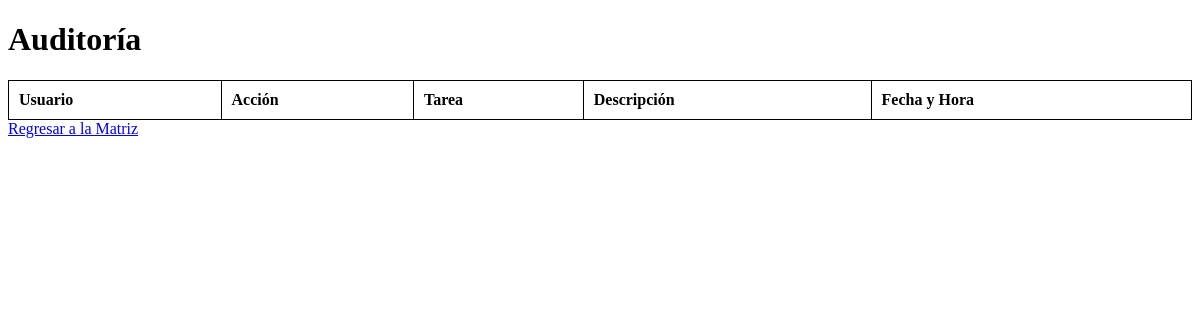
Page /audit-log/ (signed in) on the earlier database version.
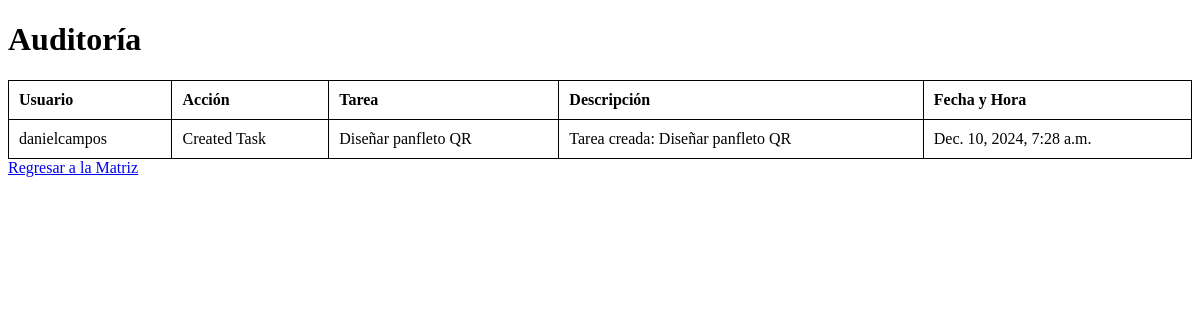
Same page on the later database version.
### taskmanager/models.py (models this page shows, shortened)
class AuditLog(models.Model):
    ACTION_CHOICES = [
        ('create', 'Created Task'),
        ('update', 'Updated Task'),
        ('delete', 'Deleted Task'),
    ]
    user = models.ForeignKey(User, on_delete=models.CASCADE)
    action = models.CharField(max_length=10, choices=ACTION_CHOICES)
    task = models.ForeignKey(Task, on_delete=models.SET_NULL, null=True, blank=True)
    timestamp = models.DateTimeField(auto_now_add=True)
    description = models.TextField(blank=True, null=True)  # Campo para descripciones opcionales

class Task(models.Model):
    PRIORITY_CHOICES = [
        ('UI', 'Urgente e Importante'),
        ('NI', 'No Importante pero Urgente'),
        ('IN', 'Importante pero No Urgente'),
        ('NN', 'No Importante ni Urgente'),
    ]
    STATUS_CHOICES = [
        ('completed', 'Completado'),
        ('in_progress', 'En Proceso'),
    ]
    title = models.CharField(max_length=100)
    description = models.TextField()
    assigned_to = models.CharField(max_length=100)
    area = models.CharField(max_length=100)
    subgroup = models.CharField(max_length=100)
    role = models.CharField(max_length=100)
    start_date = models.DateTimeField(auto_now_add=True)
    due_date = models.DateTimeField()
    priority = models.CharField(max_length=2, choices=PRIORITY_CHOICES)
    status = models.CharField(
        max_length=20,
        choices=STATUS_CHOICES,
        default='in_progress'
    )

### taskmanager/views.py (the view)
# urls.py: path('audit-log/', login_required(task_views.audit_log_view), name='audit_log'),
@login_required
def audit_log_view(request):
    if request.user.username != 'danielcampos':  # Reemplaza con el superusuario esperado
        return redirect('matrix')
    logs = AuditLog.objects.all()
    return render(request, 'audit_log.html', {'logs': logs})

### templates/audit_log.html (shortened to what this page needs)
<!DOCTYPE html>
<html lang="en">
<head>
</head>
<body>
    <h1>Auditoría</h1>
    <table>
        <thead>
            <tr>
                <th>Usuario</th>
                <th>Acción</th>
                <th>Tarea</th>
                <th>Descripción</th>
                <th>Fecha y Hora</th>
            </tr>
        </thead>
        <tbody>
            {% for log in logs %}
                <tr>
                    <td>{{ log.user.username }}</td>
                    <td>{{ log.get_action_display }}</td>
                    <td>
                        {% if log.task %}
                            {{ log.task.title }}
                        {% else %}
                            N/A
                        {% endif %}
                    </td>
                    <td>{{ log.description }}</td>
                    <td>{{ log.timestamp }}</td>
                </tr>
            {% endfor %}
        </tbody>
    </table>
    <a href="{% url 'matrix' %}">Regresar a la Matriz</a>
</body>
</html>

Differences in the rows shown:
added AuditLog: user.username "danielcampos", action "Created Task", task "Diseñar panfleto QR", description "Tarea creada: Diseñar panfleto QR", timestamp "Dec. 10, 2024, 7:28 a.m."
